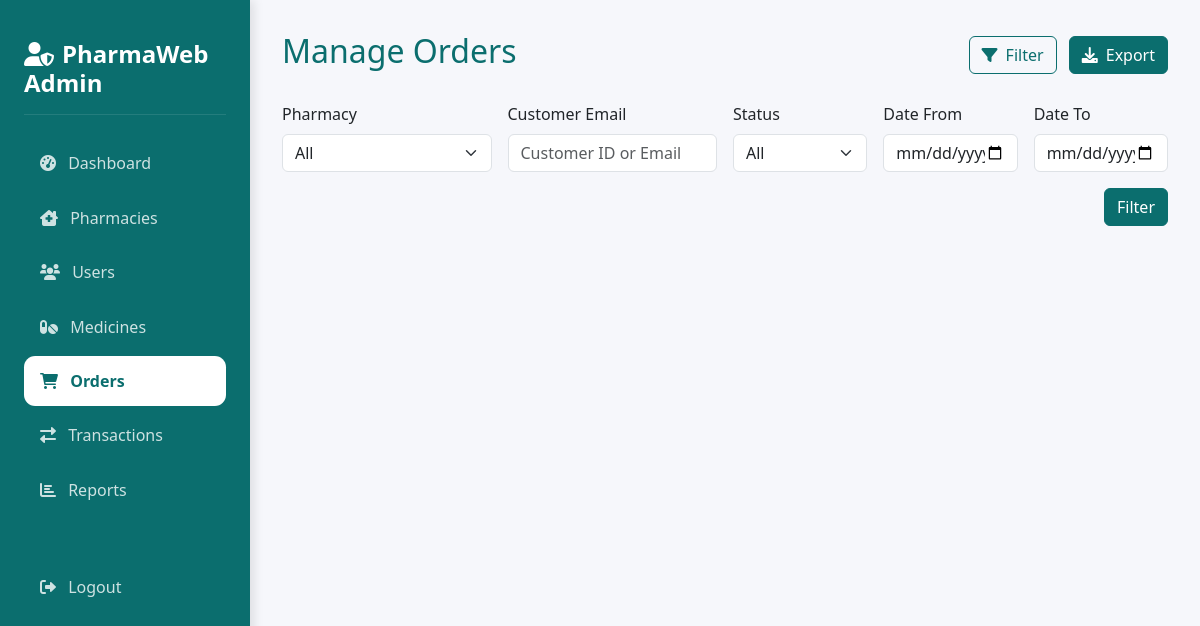
Page /admin/orders.php (signed in) on the earlier database version.
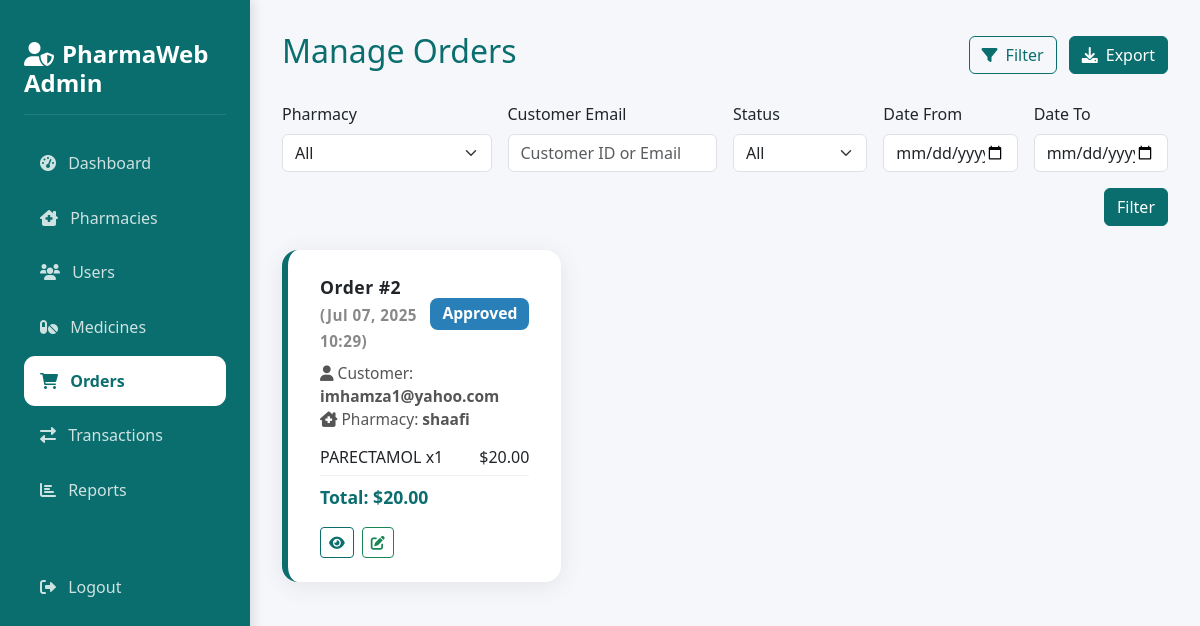
Same page on the later database version.
### tables this page shows
CREATE TABLE `orders` (
  `id` int(11) NOT NULL,
  `customer_id` int(11) DEFAULT NULL,
  `pharmacy_id` int(11) NOT NULL,
  `prescription_id` int(11) DEFAULT NULL,
  `total_amount` decimal(10,2) NOT NULL,
  `status` enum('pending','approved','rejected','completed','cancelled') DEFAULT 'pending',
  `payment_status` enum('pending','completed','failed') DEFAULT 'pending',
  `transaction_hash` varchar(255) DEFAULT NULL,
  `created_at` timestamp NOT NULL DEFAULT current_timestamp(),
  `payout_amount` decimal(10,2) DEFAULT NULL,
  `payout_tx_hash` varchar(255) DEFAULT NULL
);

CREATE TABLE `users` (
  `id` int(11) NOT NULL,
  `email` varchar(255) NOT NULL,
  `password` varchar(255) NOT NULL,
  `user_type` enum('admin','pharmacy','customer') NOT NULL,
  `metamask_address` varchar(42) DEFAULT NULL,
  `created_at` timestamp NOT NULL DEFAULT current_timestamp(),
  `updated_at` timestamp NOT NULL DEFAULT current_timestamp() ON UPDATE current_timestamp(),
  `user_hash` varchar(66) DEFAULT NULL,
  `tx_hash` varchar(66) DEFAULT NULL
);

CREATE TABLE `pharmacies` (
  `id` int(11) NOT NULL,
  `user_id` int(11) DEFAULT NULL,
  `pharmacy_name` varchar(255) NOT NULL,
  `address` text NOT NULL,
  `phone` varchar(20) DEFAULT NULL,
  `license_number` varchar(50) DEFAULT NULL,
  `status` enum('active','inactive') DEFAULT 'active',
  `wallet_address` varchar(42) DEFAULT NULL,
  `trust_score` decimal(5,2) DEFAULT 100.00,
  `performance` varchar(255) DEFAULT NULL
);

CREATE TABLE `order_items` (
  `id` int(11) NOT NULL,
  `order_id` int(11) DEFAULT NULL,
  `medicine_id` int(11) DEFAULT NULL,
  `quantity` int(11) NOT NULL,
  `price` decimal(10,2) NOT NULL
);

CREATE TABLE `medicines` (
  `id` int(11) NOT NULL,
  `pharmacy_id` int(11) NOT NULL,
  `name` varchar(255) NOT NULL,
  `description` text DEFAULT NULL,
  `manufacturer` varchar(255) DEFAULT NULL,
  `country_of_origin` varchar(100) DEFAULT NULL,
  `category` varchar(100) DEFAULT NULL,
  `price` decimal(10,2) NOT NULL,
  `stock_quantity` int(11) NOT NULL,
  `expiry_date` date DEFAULT NULL,
  `requires_prescription` tinyint(1) DEFAULT 0,
  `status` enum('active','inactive') DEFAULT 'active',
  `created_at` timestamp NOT NULL DEFAULT current_timestamp(),
  `batch_source_info` varchar(255) DEFAULT NULL
);

### admin/orders.php (the view, shortened to what the changed rows need)
<?php
require_once '../config/database.php';
$filter_sql = [];
$params = [];
$where = $filter_sql ? 'WHERE ' . implode(' AND ', $filter_sql) : '';
$orders = $conn->prepare("
    SELECT o.*, u.email as customer_email, p.pharmacy_name
    FROM orders o
    LEFT JOIN users u ON o.customer_id = u.id
    LEFT JOIN pharmacies p ON o.pharmacy_id = p.id
    $where
    ORDER BY o.created_at DESC
");
$orders->execute($params);
$orders = $orders->fetchAll();
?>
<!DOCTYPE html>
<html lang="en">
<head>
    <link href="https://cdn.jsdelivr.net/npm/bootstrap@5.3.0/dist/css/bootstrap.min.css" rel="stylesheet">
    <link href="https://cdnjs.cloudflare.com/ajax/libs/font-awesome/6.0.0/css/all.min.css" rel="stylesheet">
    <link href="../assets/css/theme.css" rel="stylesheet">
</head>
<body>
    <div class="main-content">
        <div class="d-flex justify-content-between align-items-center mb-4">
            <h2>Manage Orders</h2>
        </div>
        <div class="row g-4">
            <?php foreach ($orders as $order): ?>
                <div class="col-md-6 col-lg-4">
                    <div class="admin-order-card">
                        <div class="admin-order-header">
                            <div class="admin-order-title">Order #<?php echo $order['id']; ?> <span class="admin-order-date">(<?php echo date('M d, Y H:i', strtotime($order['created_at'])); ?>)</span></div>
                            <span class="admin-order-status <?php echo strtolower($order['status']); ?>"><?php echo ucfirst($order['status']); ?></span>
                        </div>
                        <div class="admin-order-info">
                            <i class="fas fa-user me-1"></i>Customer: <b><?php echo htmlspecialchars($order['customer_email']); ?></b><br>
                            <i class="fas fa-clinic-medical me-1"></i>Pharmacy: <b><?php echo htmlspecialchars($order['pharmacy_name']); ?></b>
                        </div>
                        <div class="admin-order-items">
                            <?php
                            $items = $conn->query("SELECT oi.*, m.name as medicine_name FROM order_items oi JOIN medicines m ON oi.medicine_id = m.id WHERE oi.order_id = " . $order['id'])->fetchAll();
                            foreach ($items as $item): ?>
                                <div class="admin-order-item">
                                    <span><?php echo htmlspecialchars($item['medicine_name']); ?> x<?php echo $item['quantity']; ?></span>
                                    <span>$<?php echo number_format($item['price'] * $item['quantity'], 2); ?></span>
                                </div>
                            <?php endforeach; ?>
                        </div>
                        <div class="admin-order-total">Total: $<?php echo number_format($order['total_amount'], 2); ?></div>
                        <div class="admin-order-actions">
                            <button class="btn btn-sm btn-outline-primary" data-bs-toggle="modal" data-bs-target="#viewOrderModal<?php echo $order['id']; ?>">
                                <i class="fas fa-eye"></i>
                            </button>
                            <button class="btn btn-sm btn-outline-success" data-bs-toggle="modal" data-bs-target="#updateStatusModal<?php echo $order['id']; ?>">
                                <i class="fas fa-edit"></i>
                            </button>
                        </div>
                    </div>
                </div>
            <?php endforeach; ?>
        </div>
    </div>
</body>
</html>

Differences in the rows shown:
added orders: id "2", created_at "Jul 07, 2025 10:29", status "Approved", customer.email "imhamza1@yahoo.com", pharmacy.pharmacy_name "shaafi", total_amount "20.00"
added order_items: medicine.name "PARECTAMOL", quantity "1", $item['price']*$item['quantity'] "20.00"
